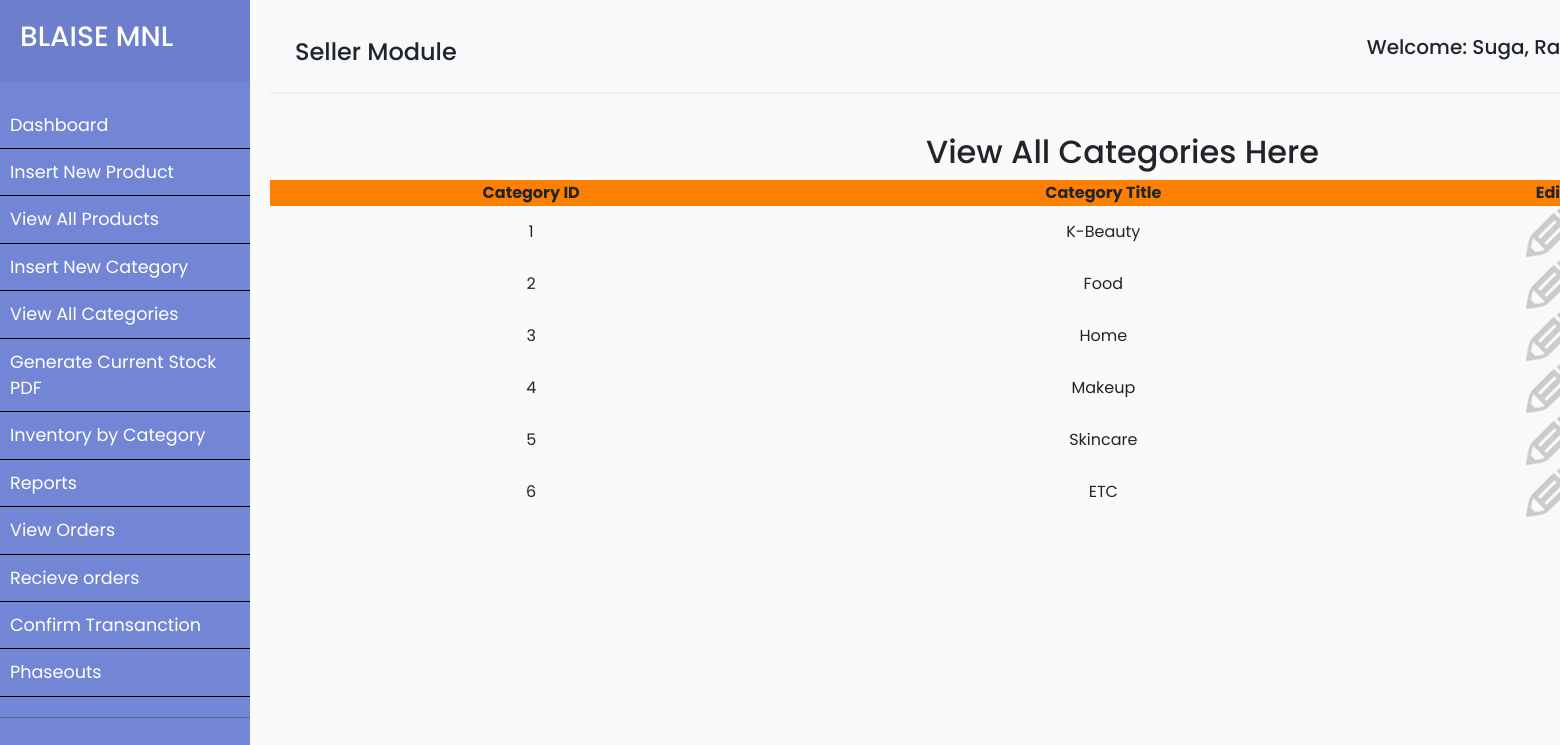
The app's page /sellerpage/index.php?view_cats (signed in) with its own data.
### tables this page shows
CREATE TABLE `categories` (
  `cat_id` int(100) NOT NULL,
  `cat_title` text NOT NULL
);

### sellerpage/view_cats.php (the view, shortened to what this page needs)
<table width="1705" align="center">
	<tr align="center">
		<td colspan="6"><h2>View All Categories Here</h2></td>
	</tr>
	<tr align="center" bgcolor="#ff8000">
		<th>Category ID</th>
		<th>Category Title</th>
		<th>Edit</th>
	</tr>
	<?php
	include("includes/db.php");
	$get_cat = "select * from categories";
	$run_cat = mysqli_query($con, $get_cat);
	$i = 0;
	while ($row_cat=mysqli_fetch_array($run_cat)){
		$cat_id = $row_cat['cat_id'];
		$cat_title = $row_cat['cat_title'];
		$i++;
	?>
	<tr align="center">
		<td><?php echo $i;?></td>
		<td><?php echo $cat_title;?></td>
		<td><a href="index.php?edit_cat=<?php echo $cat_id; ?>"><img src="edit-icon.png" width="50" height="50"></a></td>
	</tr>
	<?php } ?>
</table>

### sellerpage/css/style.css (style rules this page uses)
body { font-family: 'Poppins', sans-serif; background: #fafafa; }
a, a:hover, a:focus { color: inherit; text-decoration: none; transition: all 0.3s; }

### records on screen
categories: cat_title "K-Beauty"
categories: cat_title "Food"
categories: cat_title "Home"
categories: cat_title "Makeup"
categories: cat_title "Skincare"
categories: cat_title "ETC"
